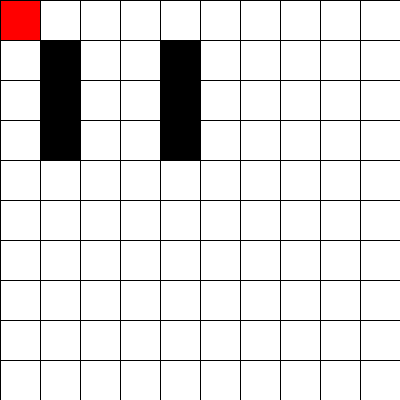
Frame 1 (no input)
Frame 60 (the mouse pressed at the canvas centre just before this capture): identical to frame 1, image omitted
Frame 120 (the mouse held since frame 60 and released just before this capture): identical to frame 1, image omitted

The Processing sketch that drew this single still picture (run headless with seeded random() and noise(); from frame 60 on, the mouse is pressed at the canvas centre):

// Processing sketch: arreglo_bidimensional_laberinto_paredes
// ── arreglo_bidimensional_laberinto_paredes.pde
int cantFilas = 10;
int cantColumnas = 10;
int ancho, alto;
int [][] tablero;
int posX, posY;

void setup(){
  size(400, 400);
  tablero = new int[cantFilas][cantColumnas];
  ancho = width/cantColumnas;
  alto = height/cantFilas;
  
  tablero[1][1] = 1;
  tablero[1][2] = 1;
  tablero[1][3] = 1;
  tablero[4][1] = 1;
  tablero[4][2] = 1;
  tablero[4][3] = 1;
  
  posX = 0;
  posY = 0;
  tablero[posX][posY] = 2;
}

void draw(){
  for(int fila = 0; fila < cantFilas; fila++){
    for(int columna = 0; columna < cantColumnas; columna++){
      if(tablero[columna][fila] == 1){
        fill(0);
      }else if(tablero[columna][fila] == 2){
        fill(255,0,0);
      }else{
        fill(255);
      }
      rect(columna * ancho, fila * alto, ancho, alto);
    }
  }
}

void mouseClicked(){
  int columna = floor(map(mouseX, 0, width, 0, cantColumnas));
  int fila = floor(map(mouseY, 0, height, 0, cantFilas));
  
  tablero[columna][fila] = 1;
}

void keyPressed(){
  tablero[posX][posY] = 0;
  if(keyCode == LEFT){
    if(tablero[posX-1][posY] == 0)
      posX--;
  }
  if(keyCode == RIGHT){
    if(tablero[posX+1][posY] == 0)
      posX++;
  }
  if(keyCode == UP){
    if(tablero[posX][posY-1] == 0)
      posY--;
  }
  if(keyCode == DOWN){
    if(tablero[posX][posY+1] == 0)
      posY++;
  }
  tablero[posX][posY] = 2;
}
